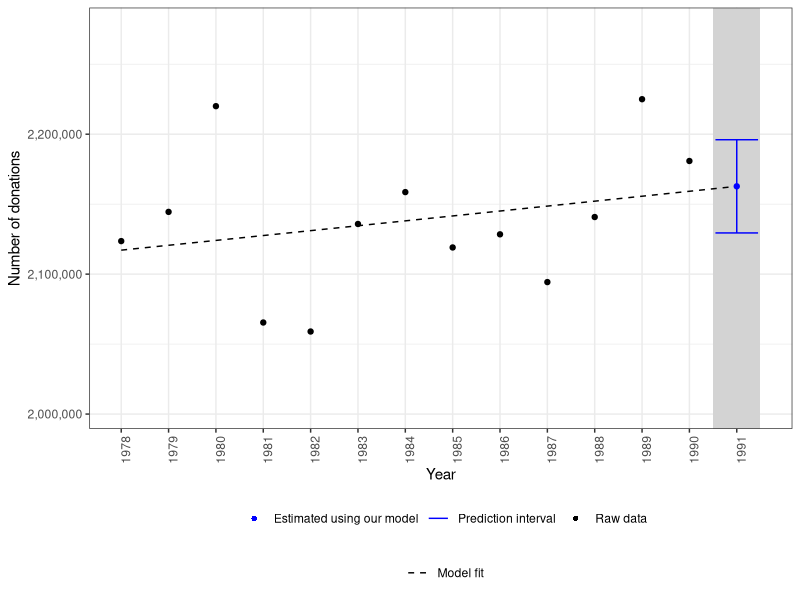
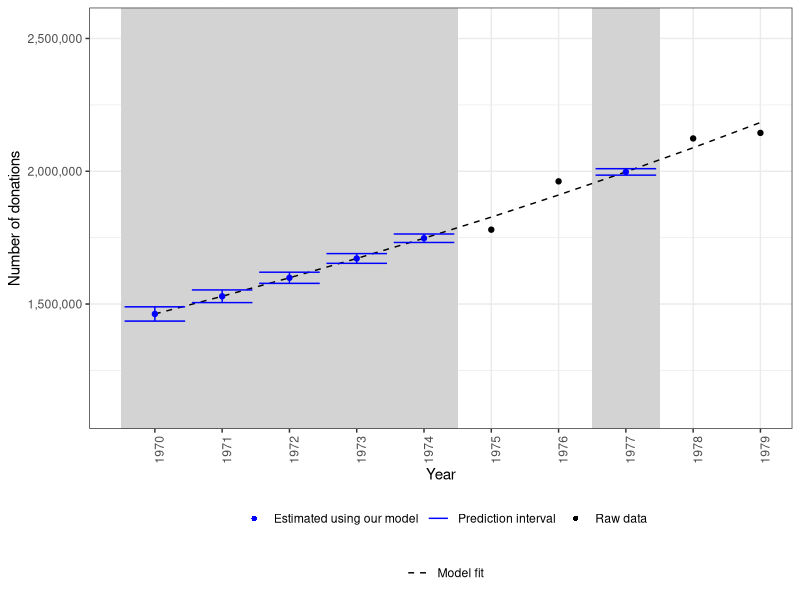
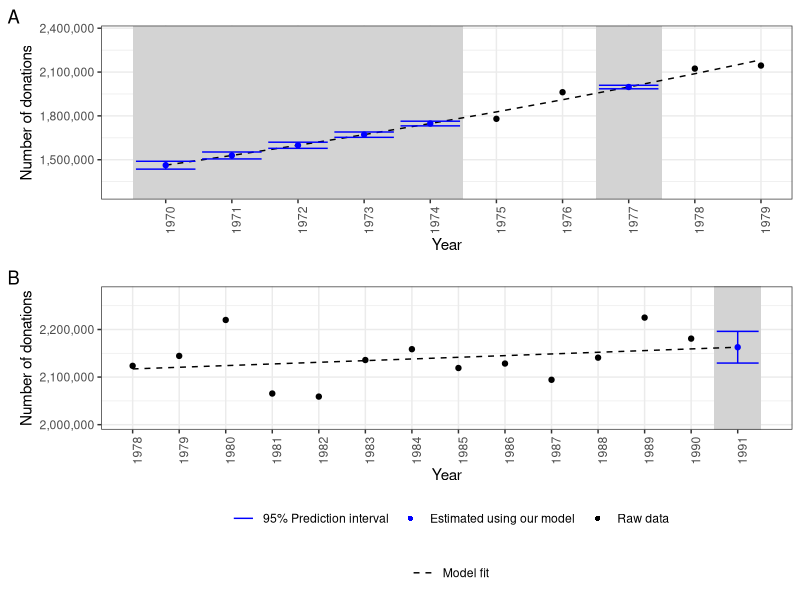
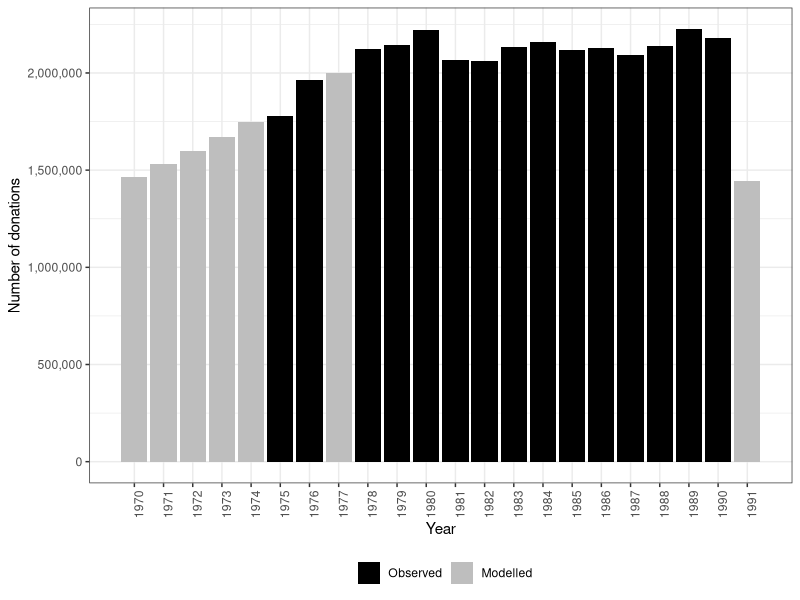
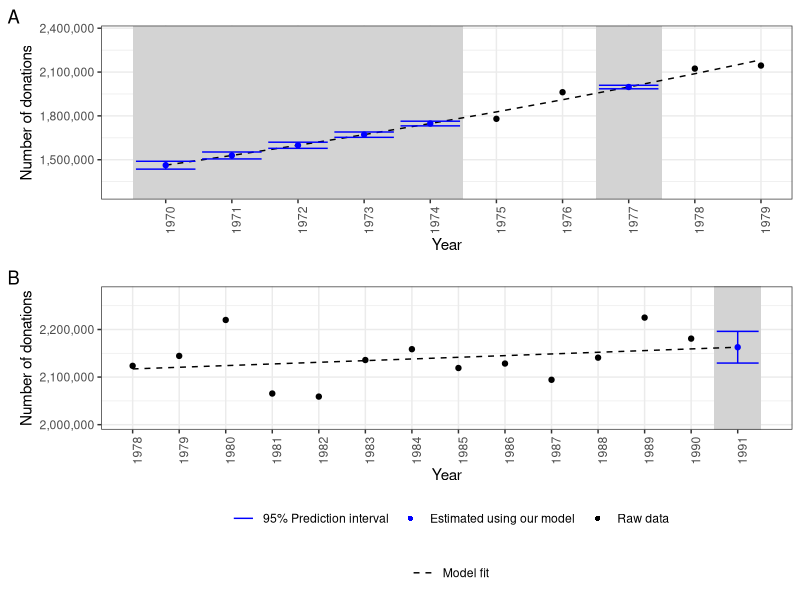
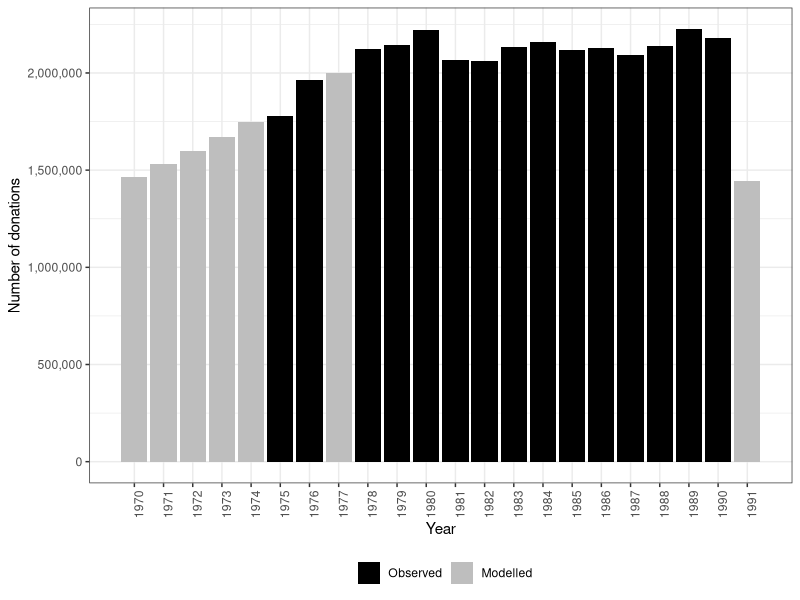

Recreate these plots in R, in order.
## task 2.1 - number of donations

library(tidyverse)
library(readxl)
library(cowplot)


## first regression model on 1978 - 1990 to get data for 1991

### plot the regression
donations_raw_80s <- data.frame("year" = seq(1978,1991,1),
                            "donations" = c(2123607,2144484,2220036,2065428,
                                            2058994,2135840,2158626,2119060,
                                            2128450,2094316,2140810,2225009,
                                            2180858,NA))


observed_data_80s <- data.frame("year" = seq(1978,1990),
                            donations = c(2123607,2144484,2220036,2065428,
                                          2058994,2135840,2158626,2119060,
                                          2128450,2094316,2140810,2225009,
                                          2180858))


# poisson regression
poisson_ew_80s <- glm(donations~year,data = observed_data_80s,
                  family="poisson")
#summary(poisson_ew)

resid_dev_80s <- poisson_ew_80s$deviance
mean_obs_year_80s <- mean(observed_data_80s$year)
denom_80s <- (observed_data_80s$year-mean_obs_year_80s)^2 %>% sum()

poisson_ew_predict_80s <- predict(poisson_ew_80s,type="response",se.fit=TRUE,
                              newdata = data.frame("year"=seq(1978,1991)))

donations_80s <- data.frame("year"=seq(1978,1991),
                        "predicted"=poisson_ew_predict_80s$fit) %>% 
  mutate(syhat = resid_dev_80s*sqrt((1/nrow(observed_data_80s))+(((year - mean_obs_year_80s)^2)/(denom_80s))),
         lower_ci = predicted - qt(0.975,df=nrow(observed_data_80s))*syhat,
         upper_ci = predicted + qt(0.975,df=nrow(observed_data_80s))*syhat,
         lower_pi = predicted - qt(0.975,df=nrow(observed_data_80s))*sqrt(resid_dev_80s^2 + syhat^2),
         upper_pi = predicted + qt(0.975,df=nrow(observed_data_80s))*sqrt(resid_dev_80s^2 + syhat^2),
         observed = donations_raw_80s$donations)

ggplot(donations_80s)+
  geom_rect(aes(xmin=1990.5,xmax=1991.5,ymin=-Inf,ymax=Inf),fill="lightgrey")+
    geom_line(aes(x=year,y=predicted,linetype="Model fit"))+
  geom_errorbar(data = donations_80s %>% filter(is.na(observed)),
                aes(x=year,ymin=lower_pi,ymax=upper_pi,col="Prediction interval"))+
  geom_point(data = donations_80s %>% filter(year<1978|year==1991),
             aes(x=year,y=predicted,col="Estimated using our model"))+
  geom_point(aes(x=year,y=observed,col="Raw data"))+
  scale_colour_manual(values=c("blue","blue","black"))+
  scale_fill_manual(values="blue")+
  scale_linetype_manual(values="dashed")+
  labs(x="Year",y="Number of donations",col="",fill="",linetype="")+
  scale_x_continuous(breaks=seq(min(donations_80s$year),max(donations_80s$year),1))+
  scale_y_continuous(limits=c(min(donations_80s$predicted) - (2.5*(max(donations_80s$predicted-min(donations_80s$predicted)))),
                               max(donations_80s$predicted) + (2.5*(max(donations_80s$predicted-min(donations_80s$predicted))))),
                      labels=scales::comma)+
  theme_bw()+
  theme(legend.position="bottom",
        axis.text.x = element_text(angle=90),
        panel.grid.minor.x = element_blank(),
        legend.box = "vertical")+
  guides(col = guide_legend(order=1,
                            override.aes = list(linetype = c(0, 1, 0),
                                                shape = c(16,NA,16)) ))


## second regression model for the 70s

donations_raw_70s <- data.frame("year" = seq(1970,1979,1),
                                "donations" = c(NA,NA,NA,NA,NA,1780000,1962000,NA,2123607,2144484))

observed_data_70s <- data.frame("year" = c(1975,1976,1978,1979),
                                "donations" = c(1780000,1962000,2123607,2144484))


poisson_ew_70s <- glm(donations~year,data = observed_data_70s,
                      family="poisson")


resid_dev_70s <- poisson_ew_70s$deviance
mean_obs_year_70s <- mean(observed_data_70s$year)
denom_70s <- (observed_data_70s$year-mean_obs_year_70s)^2 %>% sum()

poisson_ew_predict_70s <- predict(poisson_ew_70s,type="response",se.fit=TRUE,
                                  newdata = data.frame("year"=seq(1970,1979)))


donations_70s <- data.frame("year"=seq(1970,1979),
                            "predicted"=poisson_ew_predict_70s$fit) %>% 
  mutate(syhat = resid_dev_70s*sqrt((1/nrow(observed_data_70s))+(((year - mean_obs_year_70s)^2)/(denom_70s))),
         lower_ci = predicted - qt(0.975,df=nrow(observed_data_70s))*syhat,
         upper_ci = predicted + qt(0.975,df=nrow(observed_data_70s))*syhat,
         lower_pi = predicted - qt(0.975,df=nrow(observed_data_70s))*sqrt(resid_dev_70s^2 + syhat^2),
         upper_pi = predicted + qt(0.975,df=nrow(observed_data_70s))*sqrt(resid_dev_70s^2 + syhat^2),
         observed = donations_raw_70s$donations)


donations_70s %>% 
  mutate(syhat_new = (resid_dev_70s*sqrt(1+(1/nrow(observed_data_70s))+(((year - mean_obs_year_70s)^2)/(denom_70s)))),
         lower_pi_new = predicted - qt(0.975,df=nrow(observed_data_70s))*sqrt(resid_dev_70s^2 + syhat_new^2))


ggplot(donations_70s)+
  geom_rect(aes(xmin=1969.5,xmax=1974.5,ymin=-Inf,ymax=Inf),fill="lightgrey")+
  geom_rect(aes(xmin=1976.5,xmax=1977.5,ymin=-Inf,ymax=Inf),fill="lightgrey")+
  #geom_rect(aes(xmin=1990.5,xmax=1991.5,ymin=-Inf,ymax=Inf),fill="lightgrey")+
  #geom_ribbon(aes(x=year,ymin=lower,ymax=upper,fill="Model uncertainty"),alpha=0.2)+
  geom_line(aes(x=year,y=predicted,linetype="Model fit"))+
  geom_errorbar(data = donations_70s %>% filter(is.na(observed)),
                aes(x=year,ymin=lower_pi,ymax=upper_pi,col="Prediction interval"))+
  geom_point(data = donations_70s %>% filter(is.na(observed)),
             aes(x=year,y=predicted,col="Estimated using our model"))+
  geom_point(aes(x=year,y=observed,col="Raw data"))+
  scale_colour_manual(values=c("blue","blue","black"))+
  scale_fill_manual(values="blue")+
  scale_linetype_manual(values="dashed")+
  labs(x="Year",y="Number of donations",col="",fill="",linetype="")+
  scale_x_continuous(breaks=seq(min(donations_70s$year),max(donations_70s$year),1))+
  scale_y_continuous(limits=c(min(donations_70s$predicted) - (0.5*(max(donations_70s$predicted-min(donations_70s$predicted)))),
                              max(donations_70s$predicted) + (0.5*(max(donations_70s$predicted-min(donations_70s$predicted))))),
                     labels=scales::comma)+
  theme_bw()+
  theme(legend.position="bottom",
        axis.text.x = element_text(angle=90),
        panel.grid.minor.x = element_blank(),
        legend.box = "vertical")+
  guides(col = guide_legend(order=1,
                            override.aes = list(linetype = c(0, 1, 0),
                                                shape = c(16,NA,16))))


### combined plot

plot_grid(ggplot(donations_70s)+
            geom_rect(aes(xmin=1969.5,xmax=1974.5,ymin=-Inf,ymax=Inf),fill="lightgrey")+
            geom_rect(aes(xmin=1976.5,xmax=1977.5,ymin=-Inf,ymax=Inf),fill="lightgrey")+
            geom_line(aes(x=year,y=predicted,linetype="Model fit"))+
            geom_errorbar(data = donations_70s %>% filter(is.na(observed)),
                          aes(x=year,ymin=lower_pi,ymax=upper_pi,col="95% Prediction interval"))+
            geom_point(data = donations_70s %>% filter(is.na(observed)),
                       aes(x=year,y=predicted,col="Estimated using our model"))+
            geom_point(aes(x=year,y=observed,col="Raw data"))+
            scale_colour_manual(values=c("blue","blue","black"))+
            scale_fill_manual(values="blue")+
            scale_linetype_manual(values="dashed")+
            labs(x="Year",y="Number of donations",col="",fill="",linetype="",tag="A")+
            scale_x_continuous(breaks=seq(min(donations_70s$year),max(donations_70s$year),1))+
            scale_y_continuous(limits=c(min(donations_70s$predicted) - (0.25*(max(donations_70s$predicted-min(donations_70s$predicted)))),max(donations_70s$predicted) + (0.25*(max(donations_70s$predicted-min(donations_70s$predicted))))),
                               labels=scales::comma)+
            theme_bw()+
            theme(legend.position="none",
                  axis.text.x = element_text(angle=90),
                  panel.grid.minor.x = element_blank(),
                  legend.box = "vertical")+
            guides(col = guide_legend(order=1,
                                      override.aes = list(linetype = c(0, 1, 0),
                                                          shape = c(16,NA,16)))),
            ggplot(donations_80s)+
            geom_rect(aes(xmin=1990.5,xmax=1991.5,ymin=-Inf,ymax=Inf),fill="lightgrey")+
            geom_line(aes(x=year,y=predicted,linetype="Model fit"))+
            geom_errorbar(data = donations_80s %>% filter(is.na(observed)),
                          aes(x=year,ymin=lower_pi,ymax=upper_pi,col="95% Prediction interval"))+
            geom_point(data = donations_80s %>% filter(year<1978|year==1991),
                       aes(x=year,y=predicted,col="Estimated using our model"))+
            geom_point(aes(x=year,y=observed,col="Raw data"))+
            scale_colour_manual(values=c("blue","blue","black"))+
            scale_fill_manual(values="blue")+
            scale_linetype_manual(values="dashed")+
            labs(x="Year",y="Number of donations",col="",fill="",linetype="",tag="B")+
            scale_x_continuous(breaks=seq(min(donations_80s$year),max(donations_80s$year),1))+
            scale_y_continuous(limits=c(min(donations_80s$predicted) - (2.5*(max(donations_80s$predicted-min(donations_80s$predicted)))),max(donations_80s$predicted) + (2.5*(max(donations_80s$predicted-min(donations_80s$predicted))))),
                               labels=scales::comma)+
            theme_bw()+
            theme(legend.position="bottom",
                  axis.text.x = element_text(angle=90),
                  panel.grid.minor.x = element_blank(),
                  legend.box = "vertical")+
            guides(col = guide_legend(order=1,
                                      override.aes = list(linetype = c(1, 0, 0),
                                                          shape = c(NA,16,16)) )),
          nrow=2,rel_heights = c(1,1.3)
  )
ggsave("Task 2/outputs/SupFigure1.png",height=8,width=6)



### want the resulting combination/final figures

donations_combined <- rbind(donations_70s %>% filter(year<1978),
                            donations_80s %>% filter(year>=1978)) %>% 
  dplyr::select(year,predicted,observed) %>%
  mutate(value = ifelse(is.na(observed),predicted,observed),
         label = factor(ifelse(is.na(observed),"Modelled","Observed"),
                        levels=c("Observed","Modelled")),
         value = ifelse(year==1991,value*2/3,value))


ggplot(donations_combined,aes(x=year,y=value,fill=label))+
  geom_col()+
  theme_bw()+
  scale_fill_manual(values=c("black","grey"))+
  theme(axis.text.x = element_text(angle=90),
        legend.position = "bottom",
        panel.grid.minor.x = element_blank())+
  scale_x_continuous(breaks=seq(min(donations_combined$year),max(donations_combined$year),1))+
  scale_y_continuous(labels=scales::comma)+
  labs(x="Year",y="Number of donations",fill="")
ggsave("Task 2/outputs/SupFigure2.png",height=4,width=5)

